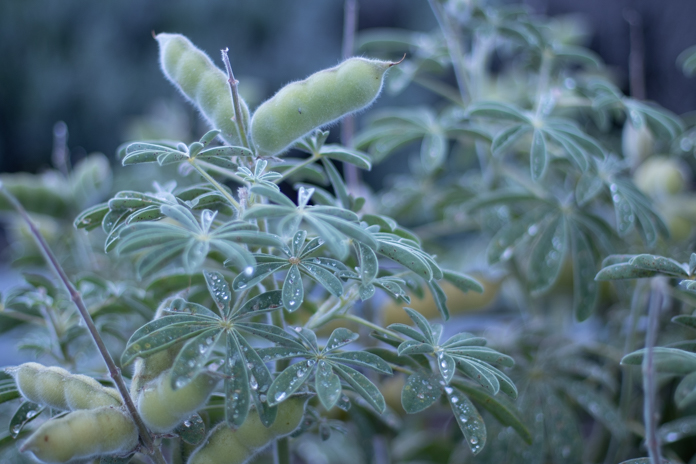
%> input picture perceptual_color_correction/IMG/disbalanced/beans.jpg, 696 x 464 px
$ octave main.m   (GNU Octave 9; MATLAB toolbox functions it lacks are replaced by stand-ins)
%> lines starting %> are read from the running program, lines starting %| are printed output that depends on the picture
### perceptual_color_correction/grayWorldWhiteBalance.m
function balanced_image = grayWorldWhiteBalance(rgb_image)
% gray_world - Gray World Algorithm for white balance correction
%
% Usage:
%   balanced_image = gray_world(rgb_image)
%
% Inputs:
%   - rgb_image: Input RGB image (floating point format, range 0...1)
%
% Output:
%   - balanced_image: White-balanced RGB image
%
% Description:
%   This function performs white balance correction on the input RGB image
%   using the Gray World Algorithm. It assumes that the average color in the
%   image should appear gray and adjusts color channels accordingly.

% Compute average color of the image
avg_color = mean(mean(rgb_image, 1), 2);

% Compute scaling factors for each color channel
scale_factor_r = 0.5 / avg_color(1);
scale_factor_g = 0.5 / avg_color(2);
scale_factor_b = 0.5 / avg_color(3);

% Get the size of the image
[rows, cols, ~] = size(rgb_image);

% Initialize balanced image
balanced_image = zeros(rows, cols, 3);

% Apply scaling factors to each color channel
balanced_image(:,:,1) = rgb_image(:,:,1) * scale_factor_r;
balanced_image(:,:,2) = rgb_image(:,:,2) * scale_factor_g;
balanced_image(:,:,3) = rgb_image(:,:,3) * scale_factor_b;

end

### perceptual_color_correction/perceptual_color_correction.m
function adjusted_image = perceptual_color_correction(rgb_image, cct_value, tint_value)
% PERCEPTUAL_COLOR_CORRECTION Performs perceptual color correction on an RGB image.
%
%   INPUTS:
%       rgb_image: Input RGB image (height x width x 3 matrix).
%       cct_value: Desired Correlated Color Temperature (CCT) value.
%       tint_value: Desired tint value.
%
%   OUTPUT:
%       adjusted_image: RGB image after perceptual color correction.
%
%   SUB-STEPS:
%       1. White Balance Adjustment:
%           - Adjusts the color balance of the image to achieve neutral whites.
%           - Input: rgb_image
%           - Output: white_balanced_image
%
%       2. Compute CCT and Tint:
%           - Estimates the CCT and tint values from the white-balanced image.
%           - Input: white_balanced_image
%           - Outputs: estimated_cct, estimated_tint
%
%       3. CCT and Tint Adjustment:
%           - Adjusts the image's CCT and tint to match the desired values.
%           - Inputs: rgb_image, cct_value, tint_value
%           - Output: adjusted_image
%
%   NOTE:
%       - Each sub-step will be implemented as separate functions later.


% Step 1: White Balance Adjustment
 white_balanced_image = grayWorldWhiteBalance (rgb_image);
 figure(2);
 imshow(white_balanced_image);

% Step 2: Compute CCT and Tint
% %  [estimated_cct, estimated_tint] = compute_cct_and_tint (white_balanced_image);
% %  fprintf('Balanced Image. Estimated CCT: %.2f Kelvin\n', estimated_cct);
% %  fprintf('Balanced Image. Estimated Tint: %.2f\n', estimated_tint);

[x, y] = compute_chromaticity_coordinates (white_balanced_image);
x_avg = mean(x(:));
y_avg = mean(y(:));

% %
% % % Step 3: CCT and Tint Adjustment
% % % adjusted_image = cct_and_tint_adjustment(white_balanced_image, cct_value, tint_value);
% %
% % % Return the adjusted image
% % % Note: Uncomment the relevant steps once their functions are implemented.
% % % For now, returning the input image without adjustments.
adjusted_image = white_balanced_image;

end

### perceptual_color_correction/compute_chromaticity_coordinates.m
function [x, y] = compute_chromaticity_coordinates(rgb_image)
    % Convert RGB image to XYZ color space
    xyz_image = rgb2xyz(rgb_image);

    % Extract XYZ channels
    X = xyz_image(:,:,1);
    Y = xyz_image(:,:,2);
    Z = xyz_image(:,:,3);

    % Compute chromaticity coordinates (x, y)
    x = X ./ (X + Y + Z);
    y = Y ./ (X + Y + Z);
end

### perceptual_color_correction/main.m
clc;
clear all;
close all;

% Read the input image (assuming it's in the current directory)
input_image = imread('IMG//disbalanced//beans.jpg');
%> input_image is the input picture: size 464x696x3 uint8; mean R, G, B 87.6, 111.5, 123.1
% Get the dimensions of the image
[rows, cols, channels] = size(input_image);
%> rows = 464; cols = 696; channels = 3

% Check if image is in RGB format
if channels ~= 3
    error('Input image is not in RGB format.');
end

CCT = 8000;
Tint = -0.50;
fprintf("Start Perceptual Color Correction algoirthm\n");

float_image = double(input_image) / 255.0;
figure(1);
imshow(float_image);

[adjusted_image] = perceptual_color_correction (float_image, CCT, Tint);
%> in grayWorldWhiteBalance, `avg_color = mean(mean(rgb_image, 1), 2);`: avg_color = [0.344 0.437 0.483]
%> in grayWorldWhiteBalance, `scale_factor_r = 0.5 / avg_color(1);`: scale_factor_r = 1.45
%> in grayWorldWhiteBalance, `scale_factor_g = 0.5 / avg_color(2);`: scale_factor_g = 1.14
%> in grayWorldWhiteBalance, `scale_factor_b = 0.5 / avg_color(3);`: scale_factor_b = 1.04
%> in grayWorldWhiteBalance, `balanced_image(:,:,1) = rgb_image(:,:,1) * scale_factor_r;`:
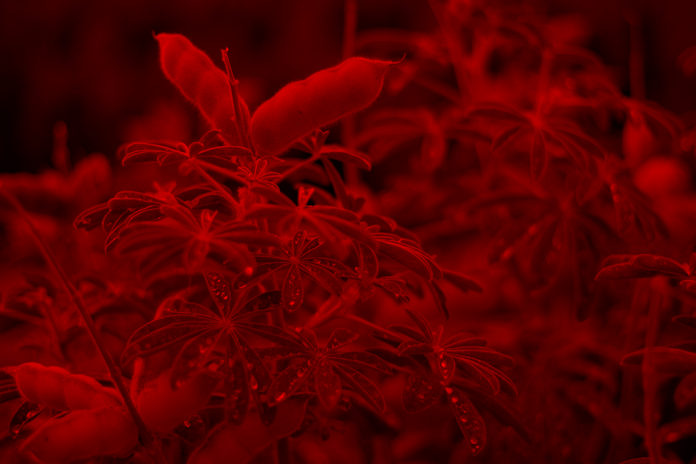
%> balanced_image: size 464x696x3 double; mean R, G, B 0.5, 0, 0; drawn with min black and max white
%> in grayWorldWhiteBalance, `balanced_image(:,:,2) = rgb_image(:,:,2) * scale_factor_g;`:
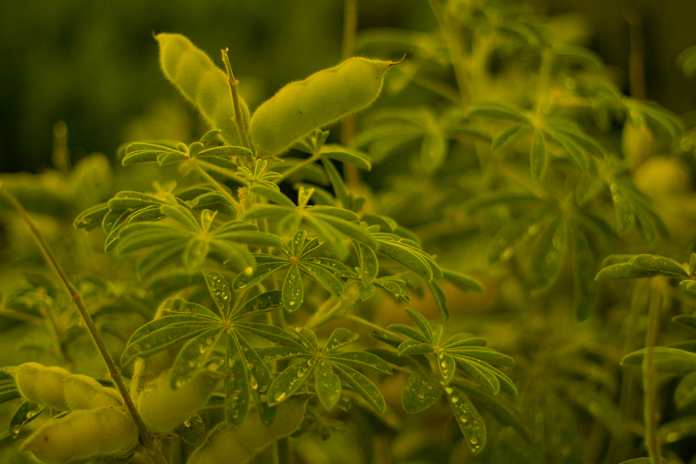
%> balanced_image: size 464x696x3 double; mean R, G, B 0.5, 0.5, 0; drawn with min black and max white
%> in grayWorldWhiteBalance, `balanced_image(:,:,3) = rgb_image(:,:,3) * scale_factor_b;`:
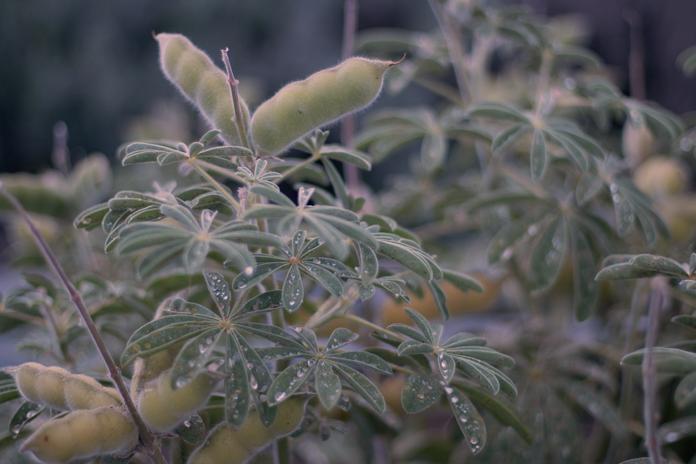
%> balanced_image: size 464x696x3 double; mean R, G, B 0.5, 0.5, 0.5; drawn with min black and max white
%> in perceptual_color_correction, `imshow(white_balanced_image);`:
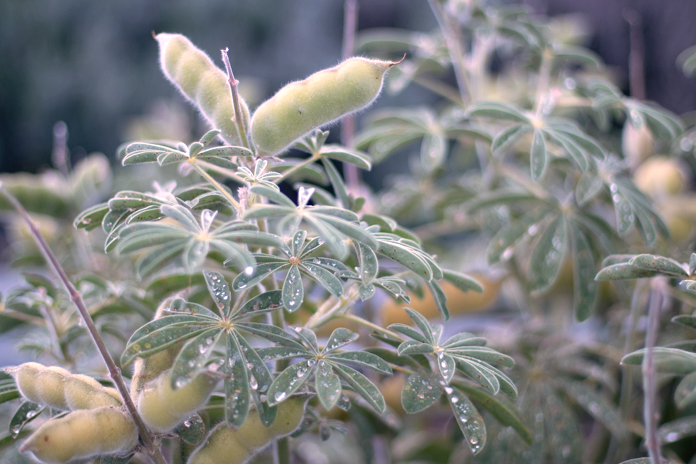
%> displayed picture: size 464x696x3, on the screen's scale of 0 to 255; mean R, G, B 127.3, 127.5, 127.5
%> in compute_chromaticity_coordinates, `xyz_image = rgb2xyz(rgb_image);`: xyz_image: size 464x696x3 double; mean of channels 1, 2, 3 0.238, 0.248, 0.268
%> in compute_chromaticity_coordinates, `X = xyz_image(:,:,1);`:
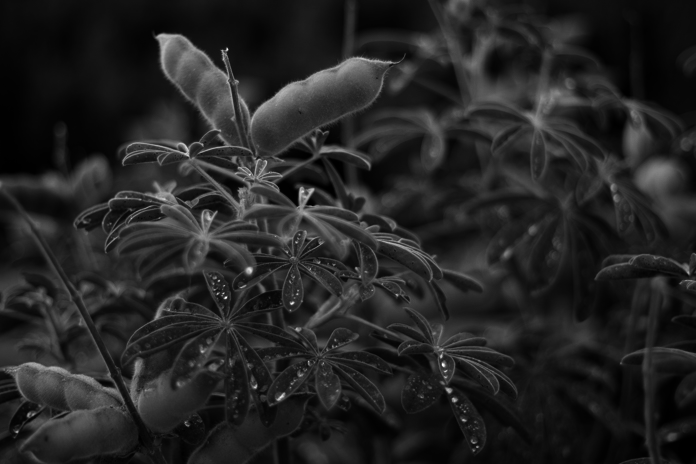
%> X: size 464x696 double; min 0.00254, max 1.65, mean 0.238; drawn with min black and max white
%> in compute_chromaticity_coordinates, `Z = xyz_image(:,:,3);`:
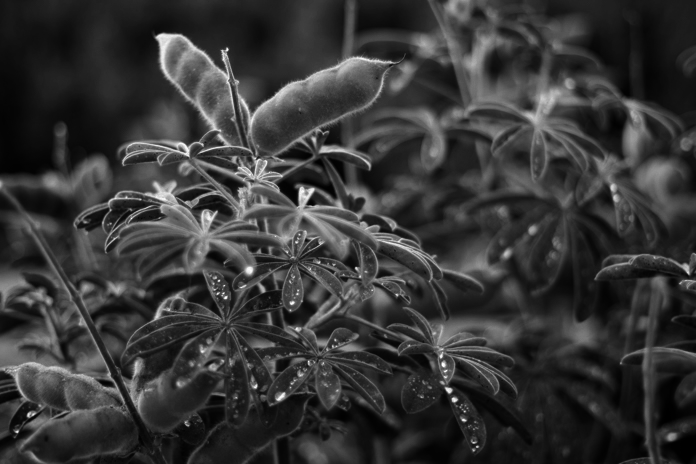
%> Z: size 464x696 double; min 0.00205, max 1.24, mean 0.268; drawn with min black and max white
%> in compute_chromaticity_coordinates, `x = X ./ (X + Y + Z);`:
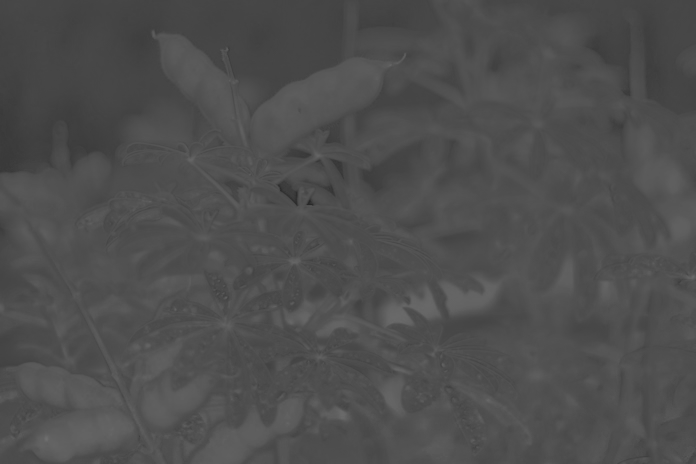
%> x: size 464x696 double; min 0.153, max 0.438, mean 0.31
%> in perceptual_color_correction, `x_avg = mean(x(:));`: x_avg = 0.31
%> in perceptual_color_correction, `y_avg = mean(y(:));`: y_avg = 0.328
figure(3);
imshow(adjusted_image);

$ run again, with perceptual_color_correction/IMG/disbalanced/flowers.jpg copied over perceptual_color_correction/IMG/disbalanced/beans.jpg
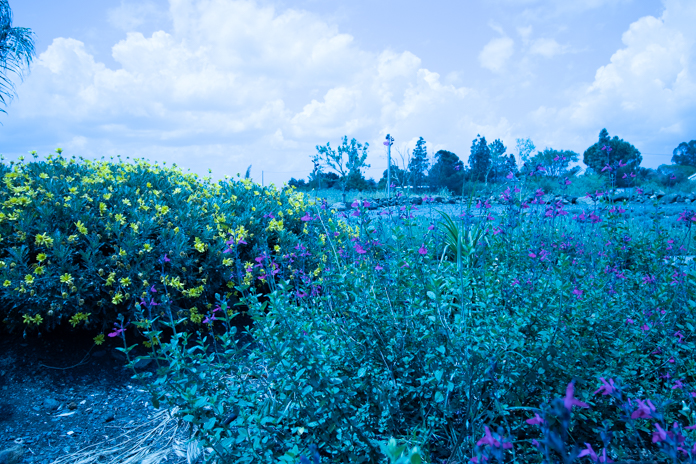
%> input picture perceptual_color_correction/IMG/disbalanced/flowers.jpg, 696 x 464 px
%> input_image is the input picture: size 464x696x3 uint8; mean R, G, B 75, 139.6, 174.3
%> avg_color = [0.294 0.548 0.684]
%> scale_factor_r = 1.7
%> scale_factor_g = 0.913
%> scale_factor_b = 0.732
%> xyz_image: size 464x696x3 double; mean of channels 1, 2, 3 0.424, 0.367, 0.301
%> in compute_chromaticity_coordinates, `x = X ./ (X + Y + Z);`:
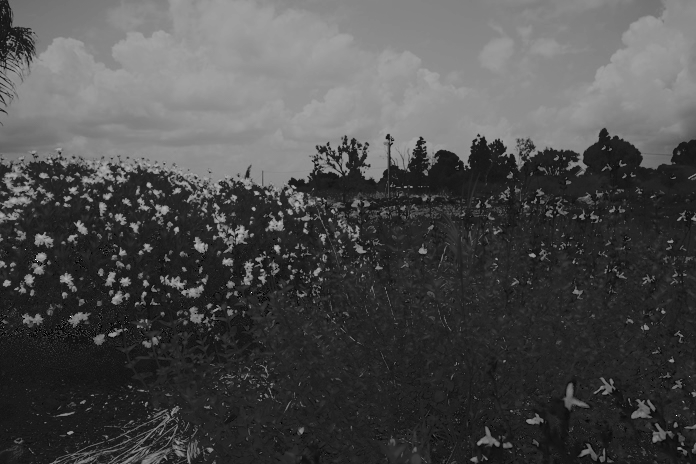
%> x: size 464x696 double; 0% of the values are NaN or infinite; the others: min 0.15, max 0.64, mean 0.296; drawn with min black, max white, NaN and infinite black
%> in compute_chromaticity_coordinates, `y = Y ./ (X + Y + Z);`:
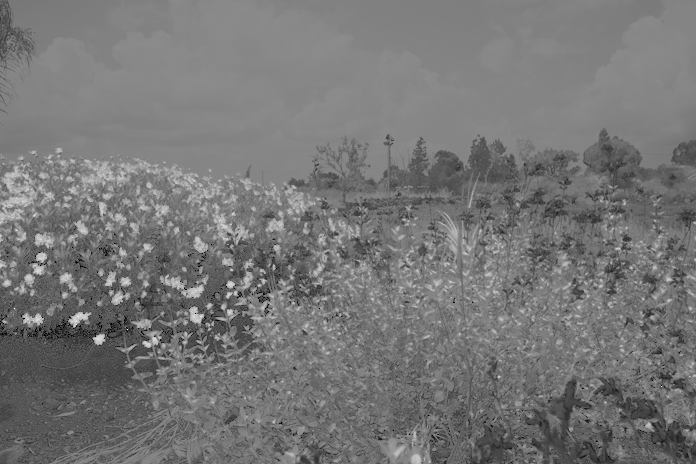
%> y: size 464x696 double; 0% of the values are NaN or infinite; the others: min 0.06, max 0.6, mean 0.31; drawn with min black, max white, NaN and infinite black
%> x_avg = NaN

$ run again, with perceptual_color_correction/IMG/disbalanced/rose.jpg copied over perceptual_color_correction/IMG/disbalanced/beans.jpg
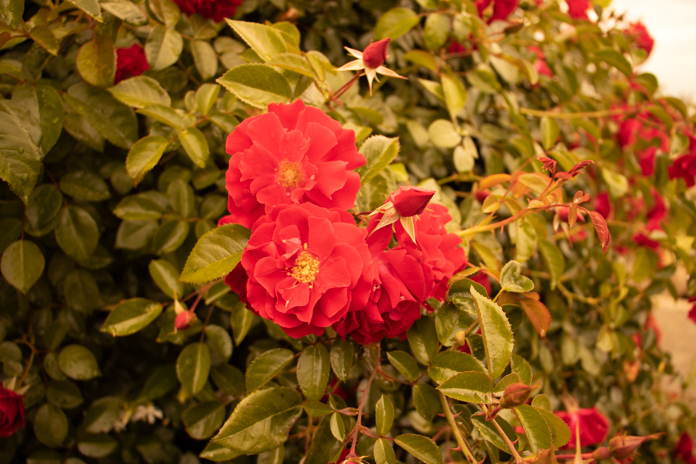
%> input picture perceptual_color_correction/IMG/disbalanced/rose.jpg, 696 x 464 px
%> input_image is the input picture: size 464x696x3 uint8; mean R, G, B 135.1, 79.6, 27.3
%> avg_color = [0.53 0.312 0.107]
%> scale_factor_r = 0.944
%> scale_factor_g = 1.6
%> scale_factor_b = 4.68
%> xyz_image: size 464x696x3 double; mean of channels 1, 2, 3 0.4, 0.4, 1
%> in compute_chromaticity_coordinates, `x = X ./ (X + Y + Z);`:
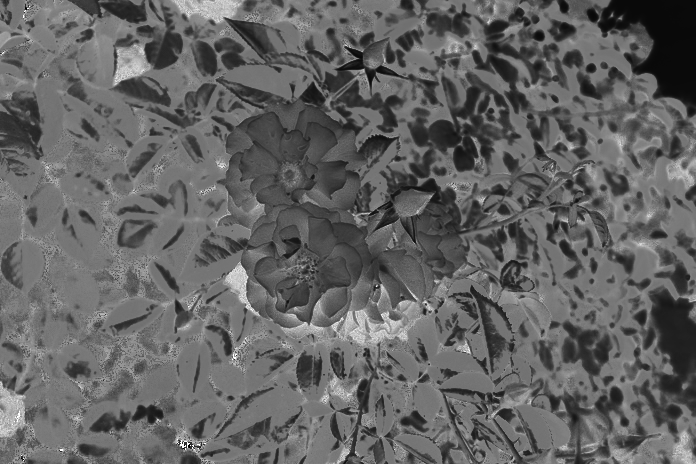
%> x: size 464x696 double; 0% of the values are NaN or infinite; the others: min 0.15, max 0.64, mean 0.342; drawn with min black, max white, NaN and infinite black
%> in compute_chromaticity_coordinates, `y = Y ./ (X + Y + Z);`:
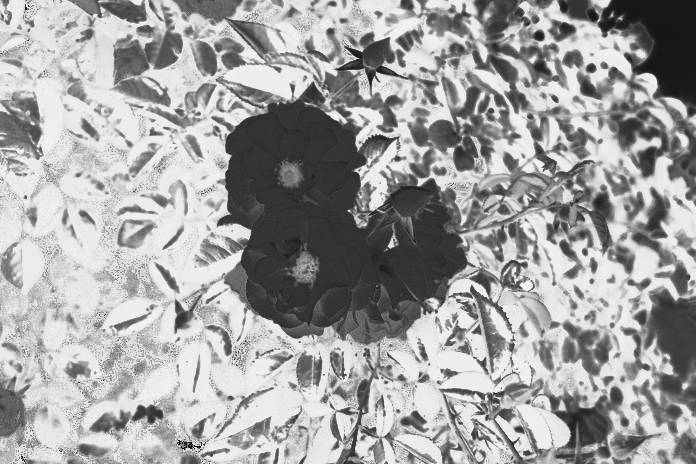
%> y: size 464x696 double; 0% of the values are NaN or infinite; the others: min 0.06, max 0.574, mean 0.386; drawn with min black, max white, NaN and infinite black
%> x_avg = NaN
